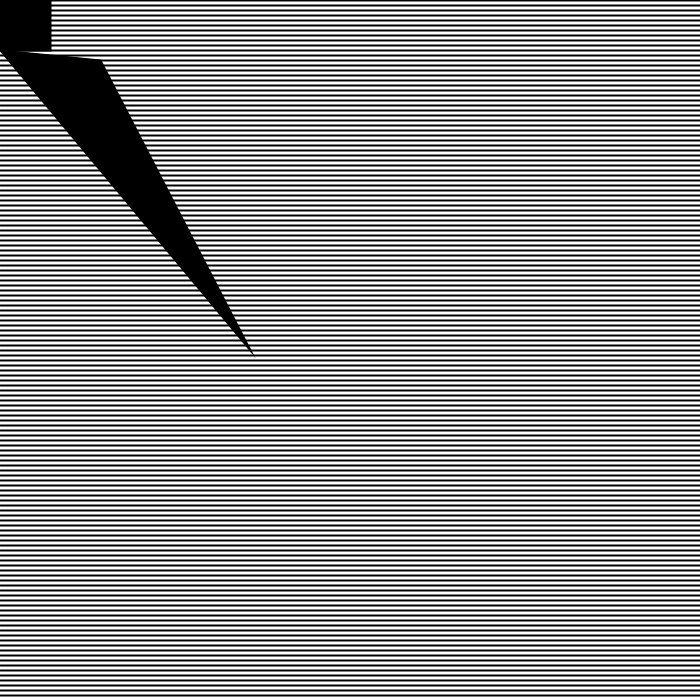
Frame 1 (no input)
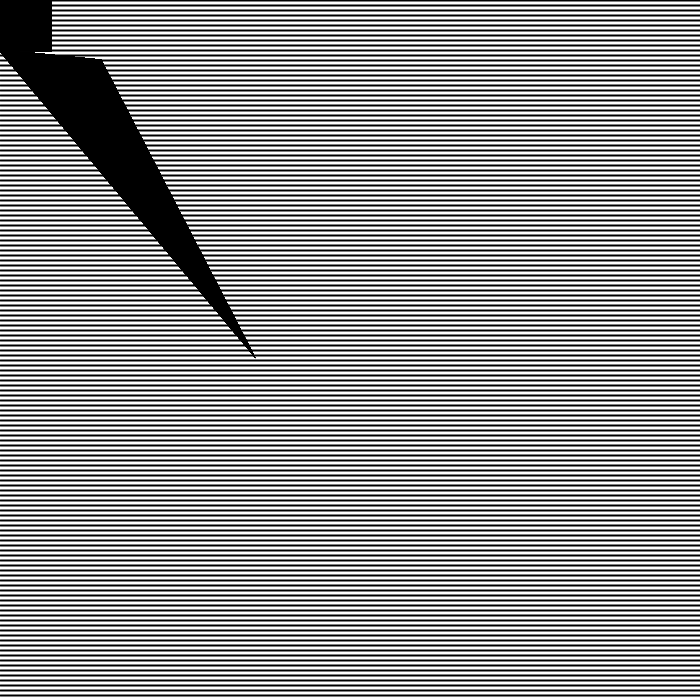
Frame 60 (the mouse pressed at the canvas centre just before this capture)
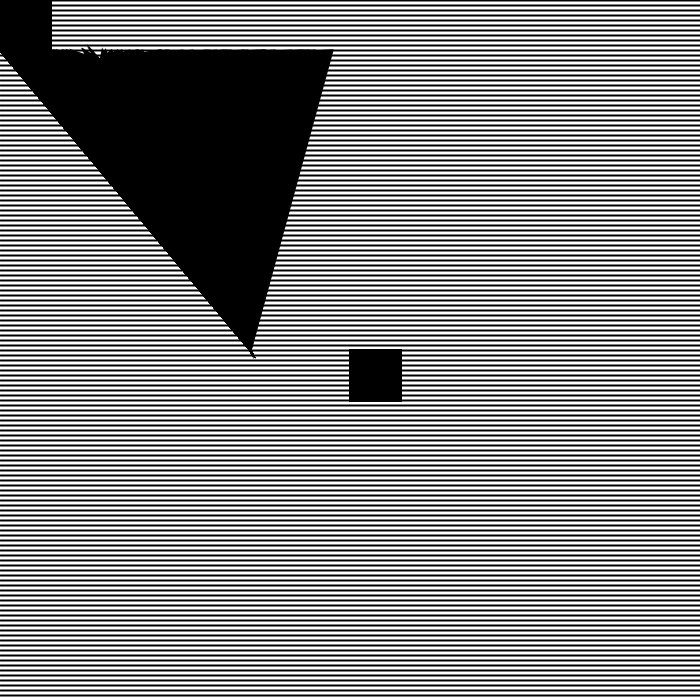
Frame 120 (the mouse held since frame 60 and released just before this capture)

The Processing sketch that drew these frames (run headless with seeded random() and noise(); from frame 60 on, the mouse is pressed at the canvas centre):

// Processing sketch: processing_172740
// ── processing_172740.pde

float x = 0;
float y = 0;
float z = 0;
float c = 0;
float p = 0;
float o = 0;
float l = 0;
int count = 1;

void setup()
{
  size(700,700);
  background(255,255,255);
}

void draw()
{
  stroke(p,o,l);
  strokeWeight(2);
  while (count <2) 
  {
    for (int i = 0; i < 700; i = i+5) 
    {
      line(0, i, height, i);
      count +=1;
    }
  }
  fill(x,y,z);
  rect(mouseX,mouseY,50,50);
  
  if (keyPressed == true) 
  {
    x = random(255);
    y = random(255);
    z = random(255);
  }
  if (mouseButton == LEFT) 
  {
    count = 1;
    p = random(255);
    o = random(255);
    l = random(255);
  }
  if (mouseButton == RIGHT) 
  {
    count = 1;
    p = 0;
    o = 0;
    l = 0;
  } 
  triangle(something(mouseX),50,100,60,250,350);
}

float something(int ll)
{
  if (ll<350)
  {
    return ll;
  }
  else 
  {
    return random(350);
  }
}



    
  
 
